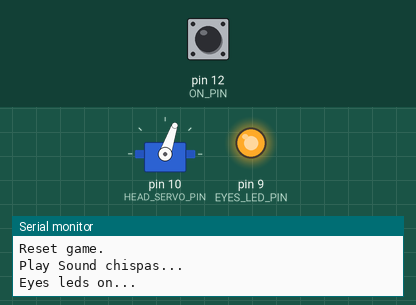
Recording of a sketch running on a simulated Arduino Nano, built with avr-gcc and run on an emulated ATmega328P. On the bench: servo, output pins drawn as LEDs (lit = HIGH), the last lines printed to the serial monitor. Inputs (shaded band) come from the test bench; at power-on: pin 12 (ON_PIN) HIGH.

Above: at 3.2 s.
3.3 s: pin 12 (ON_PIN) pulled LOW for 0.15 s
At 4.35 s:
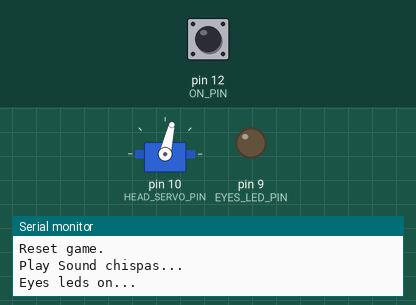
At 5.98 s:
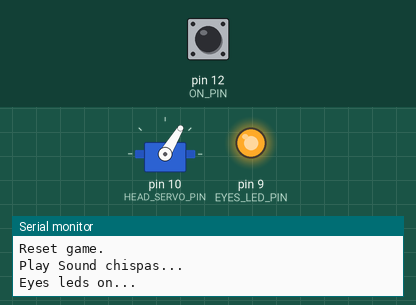
6.3 s: pin 12 (ON_PIN) pulled LOW for 1 s
At 9.05 s:
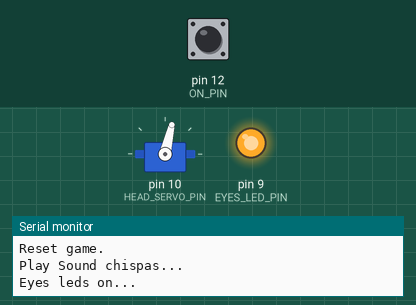
9.3 s: pin 12 (ON_PIN) pulled LOW for 3.2 s
Timing chart, 0 to 20.0 s (numbered marks = the images above; inputs shaded):
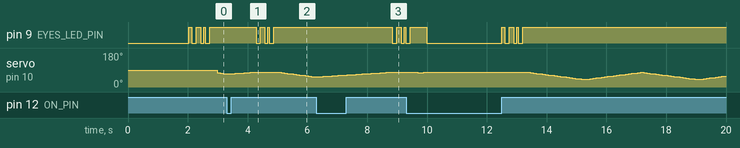

Measured:
- after the input at 3.3 s, pin 9 (EYES_LED_PIN): goes LOW 0.15 s, HIGH 0.15 s, LOW 0.10 s, HIGH 0.05 s, LOW 0.15 s, then HIGH, starting after 0.98 s
- after the input at 6.3 s, pin 9 (EYES_LED_PIN): goes LOW 0.15 s, HIGH 0.15 s, LOW 0.10 s, HIGH 0.05 s, then LOW, starting after 2.5 s

The sketch:

NanoSecundaryCode.ino
```cpp
#include "Arduino.h"
#include "Servo.h"
#include "Configuration.h"

int status;

Servo headServoMotor;
int servoHeadPosition;
int servoDirection;
unsigned long finishTime;
boolean runningGame;

void resetGame()
{
  while (servoHeadPosition < INIT_HEAD_SERVO_POSITION)
  {
    servoHeadPosition++;
    headServoMotor.write(servoHeadPosition);
    delay(100);
  }

  servoHeadPosition = INIT_HEAD_SERVO_POSITION;
  servoDirection = -STEP_HEAD_SERVO_POSITION;

  digitalWrite(EYES_LED_PIN, LOW);

  Serial.println("Reset game.");
  runningGame = false;
}

void setup()
{
  delay(2000);
  Serial.println("Init nano...");
  Serial.begin(BAUDS);

  Serial.println("initialize Pins...");
  pinMode(EYES_LED_PIN, OUTPUT);

  Serial.println("Init Head Servo...");
  pinMode(HEAD_SERVO_PIN, OUTPUT);
  headServoMotor.attach(HEAD_SERVO_PIN);

  pinMode(ON_PIN, INPUT_PULLUP);

  servoHeadPosition = INIT_HEAD_SERVO_POSITION;
  resetGame();
}

void initializeGame() {
  Serial.println("Play Sound chispas...");

  Serial.println("Eyes leds on...");
  digitalWrite(EYES_LED_PIN, HIGH);
  delay(100);
  digitalWrite(EYES_LED_PIN, LOW);
  delay(150);
  digitalWrite(EYES_LED_PIN, HIGH);
  delay(150);
  digitalWrite(EYES_LED_PIN, LOW);
  delay(100);
  digitalWrite(EYES_LED_PIN, HIGH);
  delay(50);
  digitalWrite(EYES_LED_PIN, LOW);
  delay(150);
  digitalWrite(EYES_LED_PIN, HIGH);
  delay(250);

  finishTime = millis() + GAME_TIME;
}

boolean isRunningGame() {
  int activateSignal = digitalRead(ON_PIN);
  if (activateSignal == HIGH) {

    if (!runningGame) {
      initializeGame();
    }
    runningGame = true;

  } else {

    if (runningGame) {
      resetGame();
    }
    runningGame = false;

  }

  return runningGame;
}

void loop() {
  if (isRunningGame()) {
    moveHead();
  }
}

void moveHead() {
  servoHeadPosition = servoHeadPosition + servoDirection;

  if (servoHeadPosition > INIT_HEAD_SERVO_POSITION) {
    servoHeadPosition = INIT_HEAD_SERVO_POSITION;
    servoDirection = -STEP_HEAD_SERVO_POSITION;
  }

  if (servoHeadPosition < MAX_HEAD_SERVO_POSITION) {
    servoHeadPosition = MAX_HEAD_SERVO_POSITION;
    servoDirection = STEP_HEAD_SERVO_POSITION;
  }

  headServoMotor.write(servoHeadPosition);

  delay(100);
}
```

Configuration.h
```cpp
/**
 * Variables and Arduino NANO pins
 *
*/
const int BAUDS = 9600;

const int EYES_LED_PIN = 9;

const int HEAD_SERVO_PIN = 10;

const int ON_PIN = 12;

const int MAX_HEAD_SERVO_POSITION = 40;
const int INIT_HEAD_SERVO_POSITION = 77;
const int STEP_HEAD_SERVO_POSITION = 2;

const int GAME_TIME = 20000;
```
